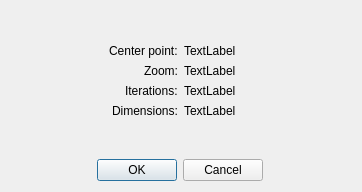
<?xml version="1.0" encoding="UTF-8"?>
<ui version="4.0">
 <class>Info_dialog</class>
 <widget class="QDialog" name="Info_dialog">
  <property name="geometry">
   <rect>
    <x>0</x>
    <y>0</y>
    <width>362</width>
    <height>192</height>
   </rect>
  </property>
  <property name="windowTitle">
   <string>Dialog</string>
  </property>
  <widget class="QWidget" name="verticalLayoutWidget">
   <property name="geometry">
    <rect>
     <x>10</x>
     <y>10</y>
     <width>341</width>
     <height>171</height>
    </rect>
   </property>
   <layout class="QVBoxLayout" name="verticalLayout">
    <item>
     <layout class="QGridLayout" name="gridLayout">
      <item row="3" column="1">
       <widget class="QLabel" name="iters">
        <property name="text">
         <string>TextLabel</string>
        </property>
       </widget>
      </item>
      <item row="3" column="0" alignment="Qt::AlignRight">
       <widget class="QLabel" name="label_4">
        <property name="text">
         <string>Iterations:</string>
        </property>
       </widget>
      </item>
      <item row="4" column="0" alignment="Qt::AlignRight">
       <widget class="QLabel" name="label_3">
        <property name="text">
         <string>Dimensions:</string>
        </property>
       </widget>
      </item>
      <item row="2" column="1">
       <widget class="QLabel" name="zoom">
        <property name="text">
         <string>TextLabel</string>
        </property>
       </widget>
      </item>
      <item row="1" column="1">
       <widget class="QLabel" name="center">
        <property name="text">
         <string>TextLabel</string>
        </property>
       </widget>
      </item>
      <item row="1" column="0" alignment="Qt::AlignRight">
       <widget class="QLabel" name="label">
        <property name="text">
         <string>Center point:</string>
        </property>
       </widget>
      </item>
      <item row="2" column="0" alignment="Qt::AlignRight">
       <widget class="QLabel" name="label_2">
        <property name="text">
         <string>Zoom:</string>
        </property>
       </widget>
      </item>
      <item row="0" column="0">
       <spacer name="verticalSpacer">
        <property name="orientation">
         <enum>Qt::Vertical</enum>
        </property>
        <property name="sizeHint" stdset="0">
         <size>
          <width>20</width>
          <height>40</height>
         </size>
        </property>
       </spacer>
      </item>
      <item row="4" column="1">
       <widget class="QLabel" name="dims">
        <property name="text">
         <string>TextLabel</string>
        </property>
       </widget>
      </item>
      <item row="5" column="0">
       <spacer name="verticalSpacer_2">
        <property name="orientation">
         <enum>Qt::Vertical</enum>
        </property>
        <property name="sizeHint" stdset="0">
         <size>
          <width>20</width>
          <height>40</height>
         </size>
        </property>
       </spacer>
      </item>
     </layout>
    </item>
    <item alignment="Qt::AlignHCenter">
     <widget class="QDialogButtonBox" name="buttonBox">
      <property name="orientation">
       <enum>Qt::Horizontal</enum>
      </property>
      <property name="standardButtons">
       <set>QDialogButtonBox::Cancel|QDialogButtonBox::Ok</set>
      </property>
     </widget>
    </item>
   </layout>
  </widget>
 </widget>
 <resources/>
 <connections>
  <connection>
   <sender>buttonBox</sender>
   <signal>accepted()</signal>
   <receiver>Info_dialog</receiver>
   <slot>accept()</slot>
   <hints>
    <hint type="sourcelabel">
     <x>248</x>
     <y>254</y>
    </hint>
    <hint type="destinationlabel">
     <x>157</x>
     <y>274</y>
    </hint>
   </hints>
  </connection>
  <connection>
   <sender>buttonBox</sender>
   <signal>rejected()</signal>
   <receiver>Info_dialog</receiver>
   <slot>reject()</slot>
   <hints>
    <hint type="sourcelabel">
     <x>316</x>
     <y>260</y>
    </hint>
    <hint type="destinationlabel">
     <x>286</x>
     <y>274</y>
    </hint>
   </hints>
  </connection>
 </connections>
</ui>
